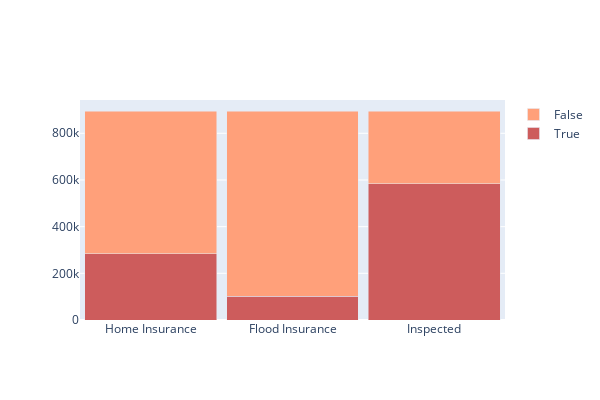

The code cell stored with this chart in its notebook:
### Markdown cell above
### Visualize  columns related to insurance/inspections

### Code cell
fig = go.Figure(data=[go.Bar(x=['Home Insurance',  'Flood Insurance', 'Inspected'], 
                              y =[femaDf['homeOwnersInsurance'].sum(),
                                  femaDf['floodInsurance'].sum(), 
                                  femaDf['inspected'].sum()], 
                                  name='True', marker_color='indianred'),
                       go.Bar(x=['Home Insurance',  'Flood Insurance', 'Inspected'], 
                              y =[(~femaDf['homeOwnersInsurance']).sum(),
                                  (~femaDf['floodInsurance']).sum(), 
                                  (~femaDf['inspected']).sum()], 
                                  name='False', marker_color='lightsalmon')])
fig.update_layout(barmode='stack',   bargap=0.07, width=600, height=400)

### Figure 1 — Plotly figure (JSON) as saved in the notebook; plotly's stock layout.template omitted (floating-point values rounded to 4 significant figures)
{"data": [{"marker": {"color": "indianred"}, "name": "True", "type": "bar", "x": ["Home Insurance", "Flood Insurance", "Inspected"], "y": [284267, 102116, 584107]}, {"marker": {"color": "lightsalmon"}, "name": "False", "type": "bar", "x": ["Home Insurance", "Flood Insurance", "Inspected"], "y": [611245, 793396, 311405]}], "layout": {"bargap": 0.07, "barmode": "stack", "height": 400, "width": 600}}
